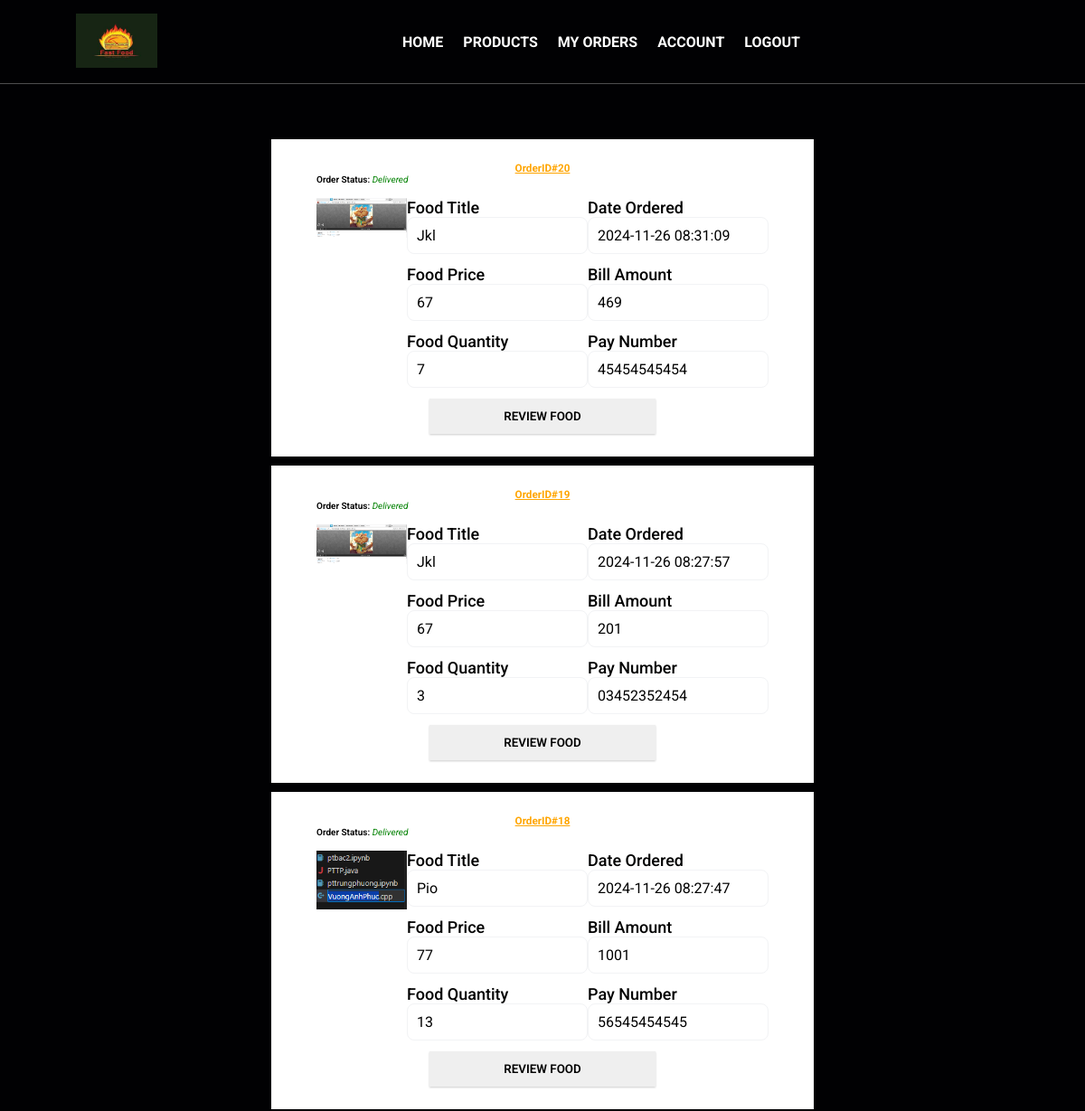
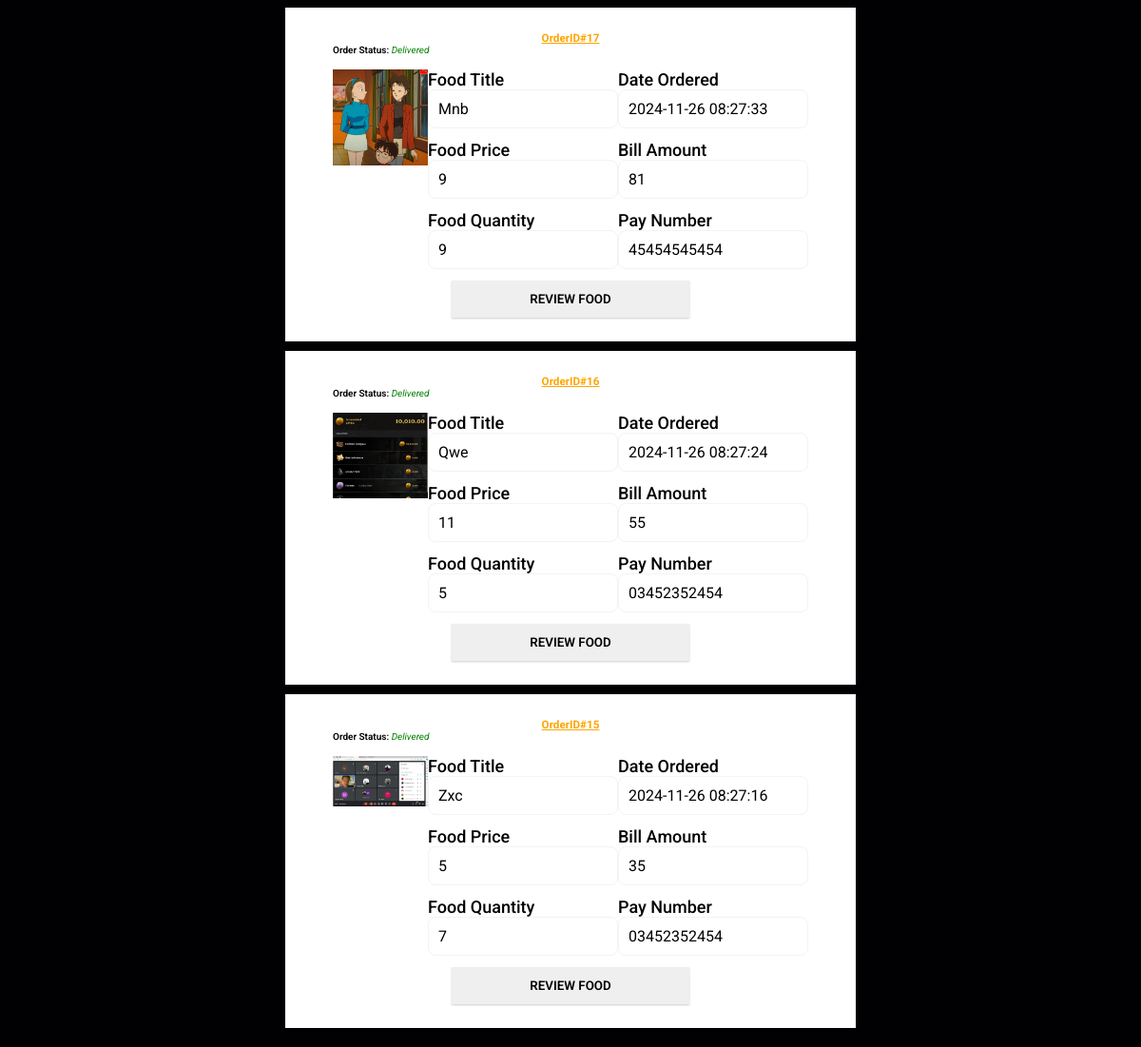
/menu/customer_orders (signed in), run on the app's committed database (2 pictures, top to bottom).
### tables this page shows
CREATE TABLE Ordered (
        Order_Id        INTEGER PRIMARY KEY AUTOINCREMENT,
        customer_id	    int NOT NULL,
        food_no	        int NOT NULL,
        pay_id	        int NOT NULL,
        ordered_date	TIMESTAMP DEFAULT CURRENT_TIMESTAMP,
        quantity	    int DEFAULT 0,
        pay_amount	    int NOT NULL CHECK("pay_amount" > 0),
        order_status    VARCHAR(10) default 'Issued' CHECK(order_status='Pending' OR order_status='Delivered' OR order_status='Issued'), 
        rider_id        int NULL,   
        FOREIGN KEY(pay_id) REFERENCES Payment(pay_id) on delete set NULL,
        FOREIGN KEY(food_no) REFERENCES FOOD(food_no) on delete cascade,
        FOREIGN KEY(customer_id) REFERENCES CUSTOMERS(customer_id) on delete cascade
        FOREIGN KEY (rider_id) REFERENCES Riders(rider_id) on delete set NULL
        );

CREATE TABLE Food
    (
        food_no          INTEGER PRIMARY KEY AUTOINCREMENT ,
        food_image       VARCHAR(300) ,
        food_price       int,
        food_title       VARCHAR (100) ,
        food_description VARCHAR (500) ,
        admin_id         int NOT NULL,
        FOREIGN KEY (ADMIN_ID) REFERENCES ADMIN(ADMIN_ID)
    );

CREATE TABLE PAYMENT
    (
        pay_id                INTEGER PRIMARY KEY AUTOINCREMENT,
        pay_number            VARCHAR (15),
        customer_id           INT NOT NULL,
        FOREIGN KEY(customer_id) REFERENCES CUSTOMERS(customer_id) on delete cascade
    );

### app.py (the view)
@app.route('/menu/customer_orders')
def orderDetails(flag=None):
    if "Useremail" and "Userpassword" in session:
        useremail = session["Useremail"]
        userpassword = session["Userpassword"]
        customer = db.returnCustomerAccordingToSession(useremail, userpassword)
        customer = customer.fetchone()
        customerId = customer[0]
        orderDetails = db.returnOrderDetailsOfCustomerWithJoins(customerId)
        orderDetails = orderDetails.fetchall()
        getFlag = flag
        return render_template('orderDetails.html', orderDetails=orderDetails, getFlag=getFlag)
    return redirect(url_for('login'))

### database.py (called while the page is built)
    @staticmethod
    def returnCustomerAccordingToSession(email, password):
        connection = s.connect("foodSystem.db")
        cursor = connection.cursor()
        customer = cursor.execute(
            f"SELECT * from Customers where email = '{email}' and password = '{password}'")
        return customer

### templates/orderDetails.html (shortened to what this page needs)
{% extends 'base.html' %}
{% block body %}
{% if orderDetails|length != 0 %}
<h1 style="text-align: center;margin-top: 10px;">You have recently ordered</h1>
    <div class="orderDetails">
        {% for i in range(orderDetails|length) %}
        <div class="detailCard">
            <div class="orderId">OrderID#{{ orderDetails[i][0] }}</div>
            <span style="font-weight: 600;">Order Status: </span>
            <span style="color:blue;font-style: italic;" class="order_status">{{ orderDetails[i][8] }}</span>
            <div class="Singledetail">
                <div class="orderedImg">
                    <img src="/static/images/{{ orderDetails[i][3] }}" alt="">
                </div>
                <div class="foodDetail1">
                      <span class="foodDetailHeadings">Food Title</span>
                      <div class="Ftitle"><p>{{ orderDetails[i][1] }}</p></div>
                      <span class="foodDetailHeadings">Food Price</span>
                      <div class="Fprice"><p>{{ orderDetails[i][2] }}</p></div>
                      <span class="foodDetailHeadings">Food Quantity</span>
                      <div class="Fquantity"><p>{{ orderDetails[i][5] }}</p></div>
                </div>
                <div class="orderAndPaymentDetail">
                    <span class="foodDetailHeadings">Date Ordered</span>
                    <div class="orderedDate"><p>{{ orderDetails[i][4] }}</p></div>
                    <span class="foodDetailHeadings">Bill Amount</span>
                    <div class="orderAmount"><p>{{ orderDetails[i][6] }}</p></div>
                    <span class="foodDetailHeadings">Pay Number</span>
                    <div class="payNumber"><p>{{ orderDetails[i][7] }}</p></div>
                </div>
            </div>
            {% if orderDetails[i][8] != "Issued" %}
            <div class="reviewButton">
                <a href="/review/{{ orderDetails[i][0] }}"><button id="revBtn" >REVIEW FOOD</button></a>
            </div>
            {% endif %}
        </div>
        {% endfor %}
    </div>
    {% else %}
    <p style="text-align: center;font-size: larger;color: white; margin-top: 10%;">You haven't ordered any thing yet.</p>
{% endif %}
{% endblock body %}

### static/css/style.css (style rules this page uses)
:root { --main-color: #f12424; --black: #13131a; --bg: #010103; --border: .1rem solid rgba(255, 255, 255, .3); }
* { margin: 0; padding: 0; font-family:'Roboto', sans-serif; outline: none; border:none; box-sizing: border-box; text-decoration: none; text-transform: capitalize; transition: .2s linear; }
html { font-size: 62.5%; overflow-x: hidden; scroll-padding-top: 9rem; scroll-behavior: smooth; }
body { background: var(--bg); }
.orderDetails { margin-left: 25%; margin-right: 25%; margin-bottom: 20px; margin-top: 10%; }
.detailCard { margin-top: 10px; padding: 25px 50px 25px 50px; box-shadow: 0 1px 2px rgba(0, 0, 0, 0.2); background-color: white; }
.orderId { text-align: center; color: orange; text-decoration: underline; font-size: 1.17em; font-weight: bold; }
.Singledetail { margin-top: 15px; display: flex; justify-content: space-around; }
.foodDetailHeadings { font-size: large; font-weight: 500; }
.Ftitle p, .Fprice p, .Fquantity p, .orderedDate p, .orderAmount p, .payNumber p { width: auto; font-size: medium; padding: 10px; width: 200px; border-radius: max(0px, min(8px, ((100vw - 4px) - 100%) * 9999)) / 8px; border: 1px solid #F2F3F5; margin-bottom: 12px; }
.orderedImg { width: 20%; }
.orderedImg img { width:100px; }
.reviewButton button { text-align: center; font-weight: 600; padding: 12px; width: 50%; border: none; cursor: pointer; box-shadow: 0 1px 2px rgba(0, 0, 0, 0.2); }
.reviewButton { text-align: center; }

### data on the page
Ordered: Order_Id "20", order_status "Delivered", quantity "7", ordered_date "2024-11-26 08:31:09", pay_amount "469"
Food: food_image (picture), food_title "Jkl" "Jkl", food_price "67" "67"
PAYMENT: pay_number "45454545454" "45454545454"
Ordered: Order_Id "19", order_status "Delivered", quantity "3", ordered_date "2024-11-26 08:27:57", pay_amount "201"
PAYMENT: pay_number "03452352454" "03452352454" "03452352454"
Ordered: Order_Id "18", order_status "Delivered", quantity "13", ordered_date "2024-11-26 08:27:47", pay_amount "1001"
Food: food_image (picture), food_title "Pio", food_price "77"
PAYMENT: pay_number "56545454545"
Ordered: Order_Id "17", order_status "Delivered", quantity "9", ordered_date "2024-11-26 08:27:33", pay_amount "81"
Food: food_image (picture), food_title "Mnb", food_price "9"
Ordered: Order_Id "16", order_status "Delivered", quantity "5", ordered_date "2024-11-26 08:27:24", pay_amount "55"
Food: food_image (picture), food_title "Qwe", food_price "11"
Ordered: Order_Id "15", order_status "Delivered", quantity "7", ordered_date "2024-11-26 08:27:16", pay_amount "35"
Food: food_image (picture), food_title "Zxc", food_price "5"
